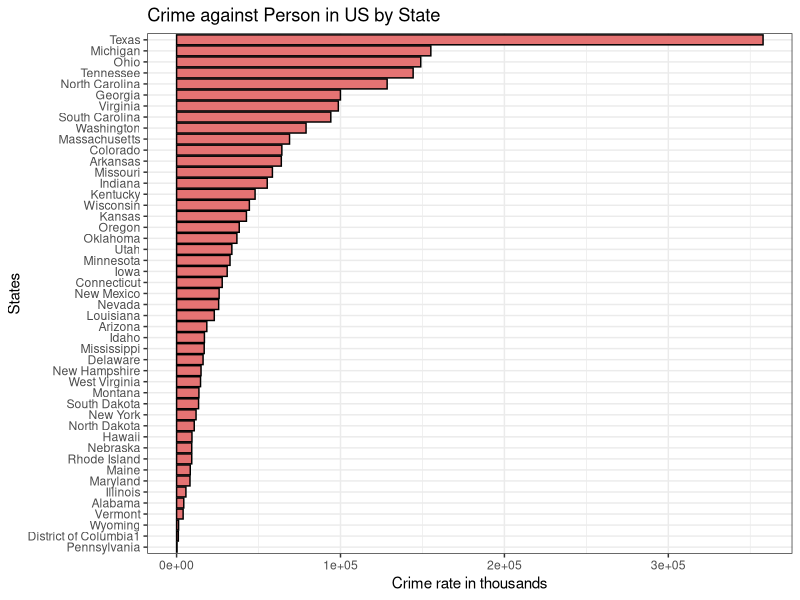
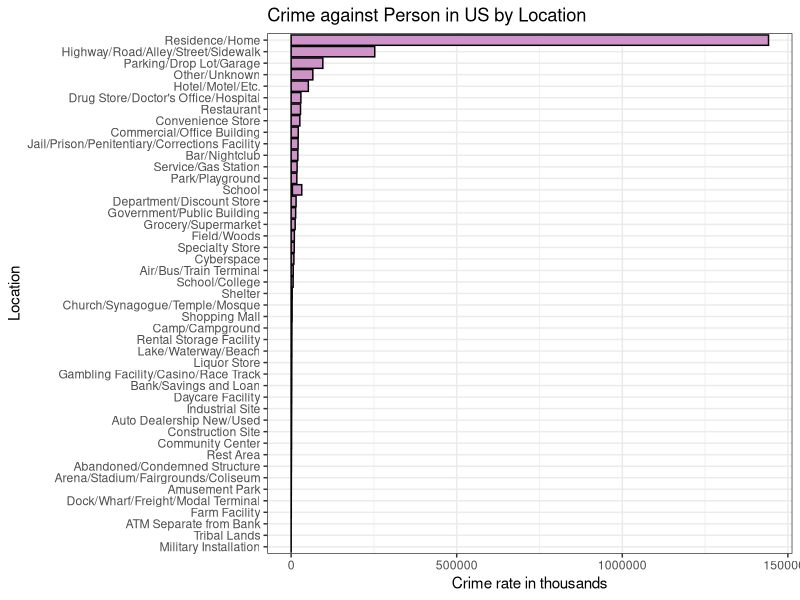
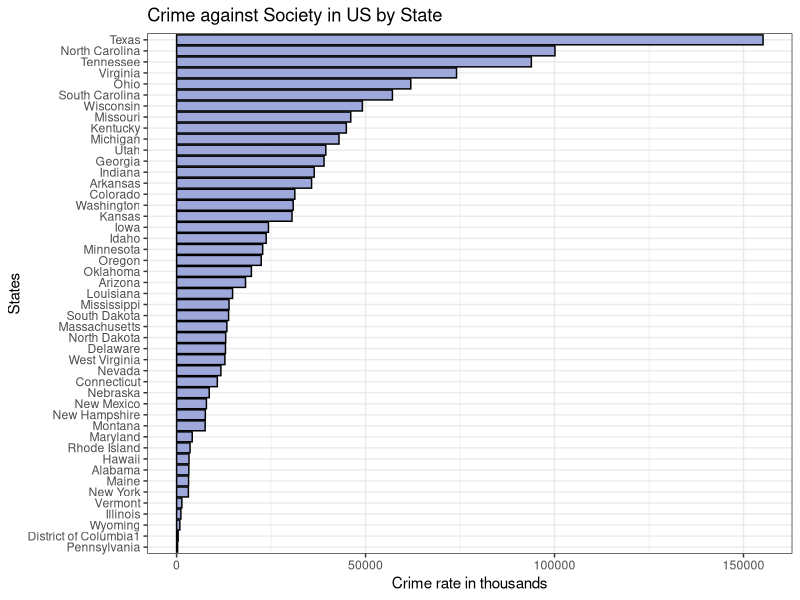
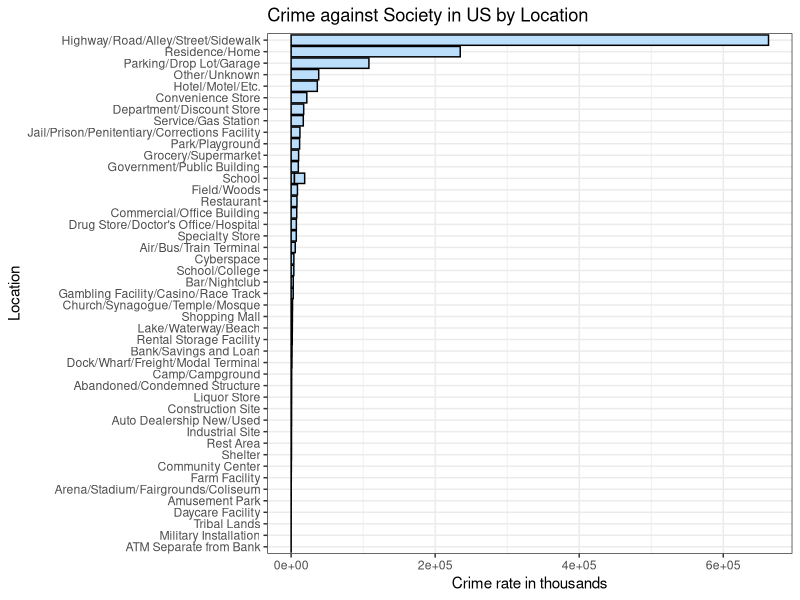
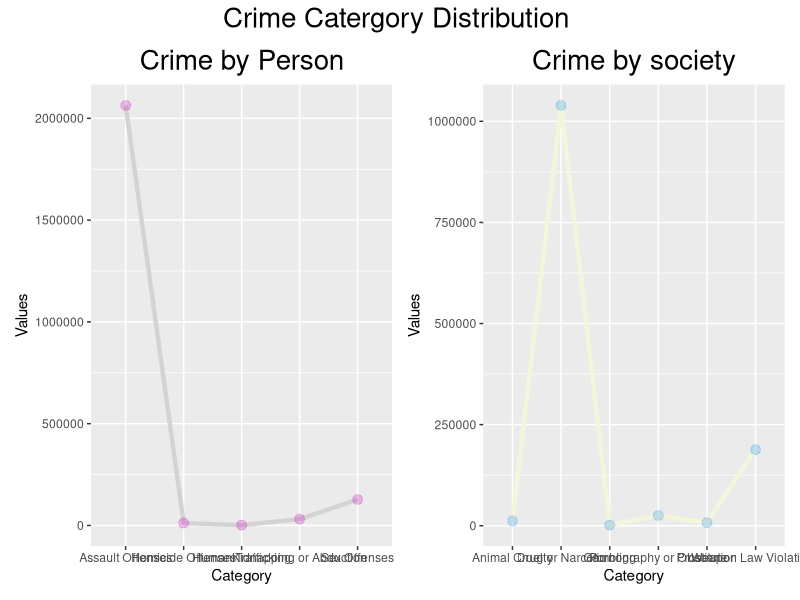
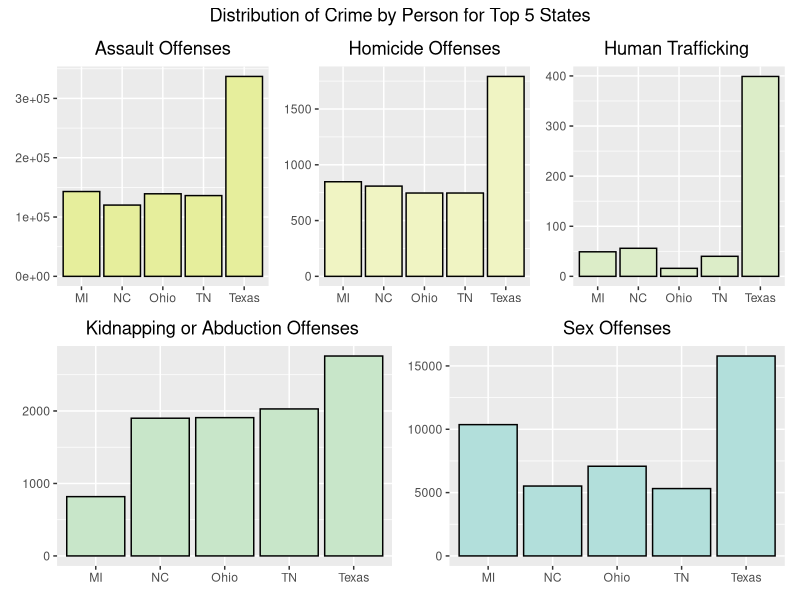
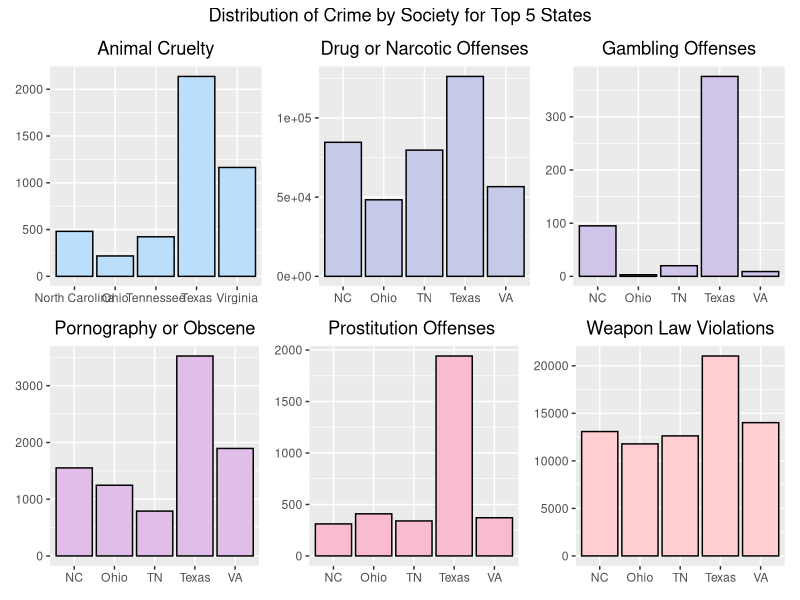
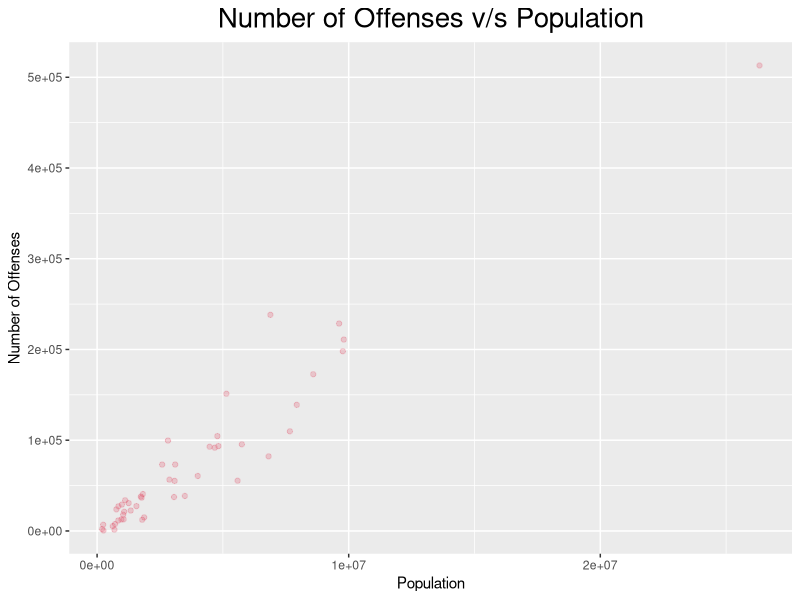

Recreate these plots in R, in order.
library(tidyverse)
library(stats)
#Read in the dataset
crime_against_person_statewise_data = read_csv("Crimes_Against_Persons_Offenses_Offense_Category_by_State_2020.csv")
crime_against_person_locationwise_data = read_csv("Crimes_Against_Persons_Offenses_Offense_Category_by_Location_2020.csv")
crime_against_society_statewise_data = read_csv("Crimes_Against_Society_Offenses_Offense_Category_by_State_2020.csv")
crime_against_society_locationwise_data = read_csv("Crimes_Against_Society_Offenses_Offense_Category_by_Location_2020.csv")

####DATA CLEANIND FOR CRIME AGAINST PERSON STATEWISE####
#Column names
ColNames = colnames(crime_against_person_statewise_data); ColNames
#Number of rows and columns before cleaning
NumColumns = ncol(crime_against_person_statewise_data ); NumColumns
NumRows = nrow(crime_against_person_statewise_data); NumRows
##rename the columns
colnames(crime_against_person_statewise_data)[which(names(crime_against_person_statewise_data) == "Total\nOffenses")] = "Total_Offenses"
colnames(crime_against_person_statewise_data)[which(names(crime_against_person_statewise_data) == "Number\nof Participating\nAgencies")] = "Number_of_Participating_Agencies"
colnames(crime_against_person_statewise_data)[which(names(crime_against_person_statewise_data) == "Population\nCovered")] = "Population_Covered"
colnames(crime_against_person_statewise_data)[which(names(crime_against_person_statewise_data) == "Homicide\nOffenses")] = "Homicide_Offenses"
colnames(crime_against_person_statewise_data)[which(names(crime_against_person_statewise_data) == "Human\nTrafficking")] = "Human_Trafficking"
colnames(crime_against_person_statewise_data)[which(names(crime_against_person_statewise_data) == "Kidnapping/\nAbduction")] = "Kidnapping_or_Abduction"
colnames(crime_against_person_statewise_data)[which(names(crime_against_person_statewise_data) == "Sex\nOffenses")] = "Sex_Offenses"
colnames(crime_against_person_statewise_data)[which(names(crime_against_person_statewise_data) == "Assault\nOffenses")] = "Assault_Offenses"
##check if there are Nan values
anyNA(crime_against_person_statewise_data)
#find any dupliactes in  the data
sum_of_duplicates=sum(duplicated(crime_against_person_statewise_data));sum_of_duplicates
# type of data
str(crime_against_person_statewise_data)
#summary statistics of the clean data
lapply(crime_against_person_statewise_data,summary) 

####DATA CLEANIND FOR CRIME AGAINST PERSON LOCATIONWISE####
#Column names
ColNames = colnames(crime_against_person_locationwise_data); ColNames
#Number of rows and columns before cleaning
NumColumns = ncol(crime_against_person_locationwise_data ); NumColumns
NumRows = nrow(crime_against_person_locationwise_data ); NumRows
##rename the columns 
colnames(crime_against_person_locationwise_data)[which(names(crime_against_person_locationwise_data) == "Total\nOffenses")] = "Total_Offenses"
colnames(crime_against_person_locationwise_data)[which(names(crime_against_person_locationwise_data) == "Assault\nOffenses")] = "Assault_Offenses"
colnames(crime_against_person_locationwise_data)[which(names(crime_against_person_locationwise_data) == "Homicide\nOffenses")] = "Homicide_Offenses"
colnames(crime_against_person_locationwise_data)[which(names(crime_against_person_locationwise_data) == "Human\nTrafficking")] = "Human_Trafficking"
colnames(crime_against_person_locationwise_data)[which(names(crime_against_person_locationwise_data) == "Kidnapping/\nAbduction")] = "Kidnapping_or_Abduction"
colnames(crime_against_person_locationwise_data)[which(names(crime_against_person_locationwise_data) == "Sex\nOffenses")] = "Sex_Offenses"

##check if there are Nan values
anyNA(crime_against_person_locationwise_data)
#find any dupliactes in  the data
sum_of_duplicates=sum(duplicated(crime_against_person_locationwise_data));sum_of_duplicates
# type of data
str(crime_against_person_locationwise_data)
#summary statistics of the clean data
lapply(crime_against_person_locationwise_data,summary) 

####DATA CLEANIND FOR CRIME AGAINST SOCIETY STATEWISE####
#Column names
ColNames = colnames(crime_against_society_statewise_data); ColNames
#Number of rows and columns before cleaning
NumColumns = ncol(crime_against_society_statewise_data ); NumColumns
NumRows = nrow(crime_against_society_statewise_data ); NumRows
##rename the columns
colnames(crime_against_society_statewise_data)[which(names(crime_against_society_statewise_data) =="Number of\nParticipating\nAgencies")] = "Number_of_Participating_Agencies"
colnames(crime_against_society_statewise_data)[which(names(crime_against_society_statewise_data) == "Population\nCovered")] = "Population_Covered"
colnames(crime_against_society_statewise_data)[which(names(crime_against_society_statewise_data) == "Total\nOffenses")] = "Total_Offenses"
colnames(crime_against_society_statewise_data)[which(names(crime_against_society_statewise_data) == "Animal\nCruelty")] = "Animal_Cruelty"
colnames(crime_against_society_statewise_data)[which(names(crime_against_society_statewise_data) == "Drug/\nNarcotic\nOffenses")] = "Drug_or_Narcotic_Offenses"
colnames(crime_against_society_statewise_data)[which(names(crime_against_society_statewise_data) == "Gambling\nOffenses")] = "Gambling_Offenses"
colnames(crime_against_society_statewise_data)[which(names(crime_against_society_statewise_data) == "Pornography/\nObscene\nMaterial")] = "Pornography_or_Obscene_Material"
colnames(crime_against_society_statewise_data)[which(names(crime_against_society_statewise_data) == "Prostitution\nOffenses")] = "Prostitution_Offenses"
colnames(crime_against_society_statewise_data)[which(names(crime_against_society_statewise_data) == "Weapon\nLaw\nViolations")] = "Weapon_Law_Violations"
##check if there are Nan values
anyNA(crime_against_society_statewise_data)
#find any dupliactes in  the data
sum_of_duplicates=sum(duplicated(crime_against_society_statewise_data));sum_of_duplicates
# type of data
str(crime_against_society_statewise_data)
#summary statistics of the clean data
lapply(crime_against_society_statewise_data,summary) 

####DATA CLEANIND FOR CRIME AGAINST SOCIETY LOCATIONWISE####

#Column names
ColNames = colnames(crime_against_society_locationwise_data); ColNames
#Number of rows and columns before cleaning
NumColumns = ncol(crime_against_society_locationwise_data ); NumColumns
NumRows = nrow(crime_against_society_locationwise_data ); NumRows
##rename the columns
colnames(crime_against_society_locationwise_data)[which(names(crime_against_society_locationwise_data) == "Total\nOffenses")] = "Total_Offenses"
colnames(crime_against_society_locationwise_data)[which(names(crime_against_society_locationwise_data) == "Animal\nCruelty")] = "Animal_Cruelty"
colnames(crime_against_society_locationwise_data)[which(names(crime_against_society_locationwise_data) == "Drug/\nNarcotic\nOffenses")] = "Drug_or_Narcotic_Offenses"
colnames(crime_against_society_locationwise_data)[which(names(crime_against_society_locationwise_data) == "Gambling\nOffenses")] = "Gambling_Offenses"
colnames(crime_against_society_locationwise_data)[which(names(crime_against_society_locationwise_data) == "Pornography/\nObscene\nMaterial")] = "Pornography_or_Obscene_Material"
colnames(crime_against_society_locationwise_data)[which(names(crime_against_society_locationwise_data) == "Prostitution\nOffenses")] = "Prostitution_Offenses"
colnames(crime_against_society_locationwise_data)[which(names(crime_against_society_locationwise_data) == "Weapon\nLaw\nViolations")] = "Weapon_Law_Violations"
##check if there are Nan values
anyNA(crime_against_society_locationwise_data)
#find any dupliactes in  the data
sum_of_duplicates=sum(duplicated(crime_against_society_locationwise_data));sum_of_duplicates
# type of data
str(crime_against_society_locationwise_data)
#summary statistics of the clean data
lapply(crime_against_society_locationwise_data,summary)



#Visualizations
library(ggplot2)
library(stringr)


##State-wise crime against person 

total_crime_statewise = data.frame(crime_against_person_statewise_data$State, crime_against_person_statewise_data$Total_Offenses)
filter_total_crime_statewise=total_crime_statewise[2: 48 , ]; filter_total_crime_statewise
filter_total_crime_statewise %>%
  mutate(crime_against_person_statewise_data.State = str_remove(crime_against_person_statewise_data.State, "-.*$")) %>%
  mutate(crime_against_person_statewise_data.State = str_remove(crime_against_person_statewise_data.State, ",.*$")) %>% 
  ggplot(aes(y = reorder(crime_against_person_statewise_data.State, crime_against_person_statewise_data.Total_Offenses), x = crime_against_person_statewise_data.Total_Offenses)) +
  geom_col(stat="identity",color="black", fill="#E57373")+
  ggtitle("Crime against Person in US by State")+
  xlab("Crime rate in thousands")+
  ylab("States")+
  theme_bw()

##Crime against person location-wise

total_crime_locationwise = data.frame(crime_against_person_locationwise_data$Location, crime_against_person_locationwise_data$Total_Offenses)
filter_total_crime_locationwise=total_crime_locationwise[2: 47 , ]; filter_total_crime_locationwise
#options(repr.plot.width = 50, repr.plot.height = 100)
filter_total_crime_locationwise %>%
  mutate(crime_against_person_locationwise_data.Location = str_remove(crime_against_person_locationwise_data.Location, "-.*$")) %>%
  mutate(crime_against_person_locationwise_data.Location = str_remove(crime_against_person_locationwise_data.Location, ",.*$")) %>% 
  ggplot(aes(y = reorder(crime_against_person_locationwise_data.Location, crime_against_person_locationwise_data.Total_Offenses), x = crime_against_person_locationwise_data.Total_Offenses)) +
  geom_col(stat="identity", color="black", fill="#CE93C8")+
  ggtitle("Crime against Person in US by Location")+
  xlab("Crime rate in thousands")+
  ylab("Location")+
  theme_bw()

##Crime against society state-wise
total_crime_society_statewise = data.frame(crime_against_society_statewise_data$State, crime_against_society_statewise_data$Total_Offenses)
filter_total_crime_society_statewise=total_crime_society_statewise[2: 48 , ]; filter_total_crime_society_statewise
filter_total_crime_society_statewise %>%
  mutate(crime_against_society_statewise_data.State = str_remove(crime_against_society_statewise_data.State, "-.*$")) %>%
  mutate(crime_against_society_statewise_data.State = str_remove(crime_against_society_statewise_data.State, ",.*$")) %>% 
  ggplot(aes(y = reorder(crime_against_society_statewise_data.State, crime_against_society_statewise_data.Total_Offenses), x = crime_against_society_statewise_data.Total_Offenses)) +
  geom_col(stat="identity",color="black", fill="#9FA8DA")+
  ggtitle("Crime against Society in US by State")+
  xlab("Crime rate in thousands")+
  ylab("States")+
  theme_bw()

##Crime against society location-wise

total_crime_society_locationwise = data.frame(crime_against_society_locationwise_data$Location, crime_against_society_locationwise_data$Total_Offenses)
filter_total_crime_society_locationwise=total_crime_society_locationwise[2: 47 , ]; filter_total_crime_society_locationwise
#options(repr.plot.width = 50, repr.plot.height = 100)
filter_total_crime_society_locationwise %>%
  mutate(crime_against_society_locationwise_data.Location = str_remove(crime_against_society_locationwise_data.Location, "-.*$")) %>%
  mutate(crime_against_society_locationwise_data.Location = str_remove(crime_against_society_locationwise_data.Location, ",.*$")) %>% 
  ggplot(aes(y = reorder(crime_against_society_locationwise_data.Location, crime_against_society_locationwise_data.Total_Offenses), x = crime_against_society_locationwise_data.Total_Offenses)) +
  geom_col(stat="identity",color="black", fill="#BBDEFB")+
  ggtitle("Crime against Society in US by Location")+
  xlab("Crime rate in thousands")+
  ylab("Location")+
  theme_bw()

##Total Count of Crime by person 
crime_person_by_catergory_data= data.frame(crime_against_person_statewise_data$Assault_Offenses, crime_against_person_statewise_data$Homicide_Offenses,crime_against_person_statewise_data$Human_Trafficking,crime_against_person_statewise_data$Kidnapping_or_Abduction, crime_against_person_statewise_data$Sex_Offenses)
filter_crime_person_by_catergory=crime_person_by_catergory_data[1 ,1:5 ]
filter_crime_person_by_catergory = as.data.frame(t(filter_crime_person_by_catergory))
str(filter_crime_person_by_catergory)
colnames(filter_crime_person_by_catergory) = c("Values")
Category = c("Assault_Offenses","Homicide_Offenses", "Human_Trafficking", "Kidnapping_or_Abduction", "Sex_Offenses")
Values = filter_crime_person_by_catergory$Values
crime_person_by_catergory  = data.frame(Category,Values); crime_person_by_catergory



##Total Count of Crime by society 
crime_society_by_catergory_data = data.frame(crime_against_society_statewise_data$Animal_Cruelty, crime_against_society_statewise_data$Drug_or_Narcotic_Offenses,crime_against_society_statewise_data$Gambling_Offenses,crime_against_society_statewise_data$Pornography_or_Obscene_Material, crime_against_society_statewise_data$Prostitution_Offenses, crime_against_society_statewise_data$Weapon_Law_Violations)
filter_crime_society_by_catergory=crime_society_by_catergory_data[1 ,1:6 ]
filter_crime_society_by_catergory = as.data.frame(t(filter_crime_society_by_catergory))
str(filter_crime_society_by_catergory)
colnames(filter_crime_society_by_catergory) = c("Values")
Category = c("Animal_Cruelty","Drug_or_Narcotic_Offenses", "Gambling_Offenses", "Pornography_or_Obscene_Material", "Prostitution_Offenses","Weapon_Law_Violations")
Values = filter_crime_society_by_catergory$Values

crime_society_by_catergory  = data.frame(Category,Values); crime_society_by_catergory



##line graph for Count of Crime by person 
a=ggplot(crime_person_by_catergory,aes(x=Category, y= Values, group = 1))+
  geom_line(size = 1.5, 
            color = "lightgrey")+
  geom_point(size = 3, 
             alpha = 1/4, color= 62)+
  scale_x_discrete(labels=c("Assault Offenses","Homicide Offenses", "Human Trafficking", "Kidnapping or Abduction", "Sex Offenses"))+
  ggtitle("Crime by Person")


##line graph  for Count of Crime by Society
b=ggplot(crime_society_by_catergory,aes(x=Category, y= Values, group = 1))+
  geom_line(size = 1.5, 
            color = "beige")+
  geom_point(size = 3, 
             alpha = 1/4, color= 140)+
  scale_x_discrete(labels=c("Animal Cruelty","Drug or Narcotic", "Gambling", "Pornography or Obscene","Prostitution","Weapon Law Violations"))+
  ggtitle("Crime by society")

library("patchwork")
all = (a+b) +
  plot_annotation(title="Crime Catergory Distribution ")&theme(plot.title = element_text(size =20, hjust = 0.5))
all

##Top 5 states v/s offenses against person

top_5_states_person=crime_against_person_statewise_data[order(crime_against_person_statewise_data$Total_Offenses, decreasing = TRUE),]
top_5_states_person=top_5_states_person[2:6,]
drop = c("Number_of_Participating_Agencies","Population_Covered","Total_Offenses")
top_5_states_person = top_5_states_person[,!(names(top_5_states_person) %in% drop)]
top_5_states_person
a=ggplot(top_5_states_person, 
         aes(x=top_5_states_person$State,
             y= top_5_states_person$Assault_Offenses))+
  geom_bar(stat="identity", color="black", fill="#E6EE9C")+
  scale_x_discrete(labels=c("MI", "NC", "Ohio","TN","Texas"))+
  ggtitle("Assault Offenses")+xlab(NULL)+ylab(NULL)
b=ggplot(top_5_states_person, 
         aes(x=top_5_states_person$State,
             y= top_5_states_person$Homicide_Offenses))+
  geom_bar(stat="identity",color="black",fill="#F0F4C3")+
  scale_x_discrete(labels=c("MI", "NC", "Ohio","TN","Texas"))+
  ggtitle("Homicide Offenses")+xlab(NULL)+ylab(NULL)
c= ggplot(top_5_states_person, 
          aes(x=top_5_states_person$State,
              y= top_5_states_person$Human_Trafficking))+
  geom_bar(stat="identity",color="black", fill="#DCEDC8")+
  scale_x_discrete(labels=c("MI", "NC", "Ohio","TN","Texas"))+
  ggtitle("Human Trafficking ")+xlab(NULL)+ylab(NULL)
d=ggplot(top_5_states_person, 
         aes(x=top_5_states_person$State,
             y= top_5_states_person$Kidnapping_or_Abduction))+
  geom_bar(stat="identity",color="black", fill="#C8E6C9")+
  scale_x_discrete(labels=c("MI", "NC", "Ohio","TN","Texas"))+
  ggtitle("Kidnapping or Abduction Offenses ")+xlab(NULL)+ylab(NULL)
e=ggplot(top_5_states_person, 
         aes(x=top_5_states_person$State,
             y= top_5_states_person$Sex_Offenses))+
  geom_bar(stat="identity", color="black", fill="#B2DFDB")+
  scale_x_discrete(labels=c("MI", "NC", "Ohio","TN","Texas"))+
  ggtitle("Sex Offenses")+xlab(NULL)+ylab(NULL)

all = (a+b+c)/(d+e) +
  plot_annotation(title="Distribution of Crime by Person for Top 5 States")&theme(plot.title = element_text(hjust = 0.5))
all

##Top 5 states v/s offenses against society 

top_5_states_society=crime_against_society_statewise_data[order(crime_against_society_statewise_data$Total_Offenses, decreasing = TRUE),]
top_5_states_society=top_5_states_society[2:6,]
drop = c("Number_of_Participating_Agencies","Population_Covered","Total_Offenses")
top_5_states_society = top_5_states_society[,!(names(top_5_states_society) %in% drop)]
top_5_states_society
a=ggplot(top_5_states_society, 
         aes(x=top_5_states_society$State,
             y= top_5_states_society$Animal_Cruelty))+
  geom_bar(stat="identity",color="black", fill="#BBDEFB")+
  ggtitle("Animal Cruelty")+xlab(NULL)+ylab(NULL)
b=ggplot(top_5_states_society, 
         aes(x=top_5_states_society$State,
             y= top_5_states_society$Drug_or_Narcotic_Offenses))+
  geom_bar(stat="identity",color="black", fill="#C5CAE9")+
  scale_x_discrete(labels=c("NC","Ohio","TN","Texas","VA"))+
  ggtitle("Drug or Narcotic Offenses")+xlab(NULL)+ylab(NULL)
c=ggplot(top_5_states_society, 
         aes(x=top_5_states_society$State,
             y= top_5_states_society$Gambling_Offenses))+
  geom_bar(stat="identity", color="black", fill="#D1C4E9")+
  scale_x_discrete(labels=c("NC","Ohio","TN","Texas","VA"))+
  ggtitle("Gambling Offenses")+xlab(NULL)+ylab(NULL)
d= ggplot(top_5_states_society, 
          aes(x=top_5_states_society$State,
              y= top_5_states_society$Pornography_or_Obscene_Material))+
  geom_bar(stat="identity",color="black", fill="#E1BEE7")+
  scale_x_discrete(labels=c("NC","Ohio","TN","Texas","VA"))+
  ggtitle("Pornography or Obscene")+xlab(NULL)+ylab(NULL)
e=ggplot(top_5_states_society, 
         aes(x=top_5_states_society$State,
             y= top_5_states_society$Prostitution_Offenses))+
  geom_bar(stat="identity",color="black", fill="#F8BBD0")+
  scale_x_discrete(labels=c("NC","Ohio","TN","Texas","VA"))+
  ggtitle("Prostitution Offenses ")+xlab(NULL)+ylab(NULL)
f=ggplot(top_5_states_society, 
         aes(x=top_5_states_society$State,
             y= top_5_states_society$Weapon_Law_Violations))+
  geom_bar(stat="identity",color="black", fill="#FFCDD2")+
  scale_x_discrete(labels=c("NC","Ohio","TN","Texas","VA"))+
  ggtitle("Weapon Law Violations")+xlab(NULL)+ylab(NULL)

all = (a+b+c)/(d+e+f) +
  plot_annotation(title="Distribution of Crime by Society for Top 5 States")&theme(plot.title = element_text(hjust = 0.5))
all

##Crime against Society annd person v/s the population covered
Population_covered = crime_against_person_statewise_data$Population_Covered
State = crime_against_person_statewise_data$State
person = crime_against_person_statewise_data$Total_Offenses
society = crime_against_society_statewise_data$Total_Offenses 
data = data.frame( State, Population_covered,person, society)
data$total_offense =rowSums(data[,c(3,4)])
data= data[2:48,];data

ggplot(data, aes(x=Population_covered,y=total_offense))+
  geom_point(alpha = 1/4, color = 66)+
  ggtitle("Number of Offenses v/s Population")+
  theme(plot.title = element_text(size = 20, hjust = 0.5))+
  labs(x="Population", y="Number of Offenses")+
  theme(legend.position=c(0,1),legend.justification=c(0,1))

##export data to csv
write_csv(crime_against_person_statewise_data,"../pages/cleaned_crime_against_person_statewise_data_r.csv")
write_csv(crime_against_person_locationwise_data,"../pages/cleaned_crime_against_person_locationwise_data_r.csv")
write_csv(crime_against_society_statewise_data,"../pages/cleaned_crime_against_society_statewise_data_r.csv")
write_csv(crime_against_society_locationwise_data,"../pages/cleaned_crime_against_society_locationwisewise_data_r.csv")
